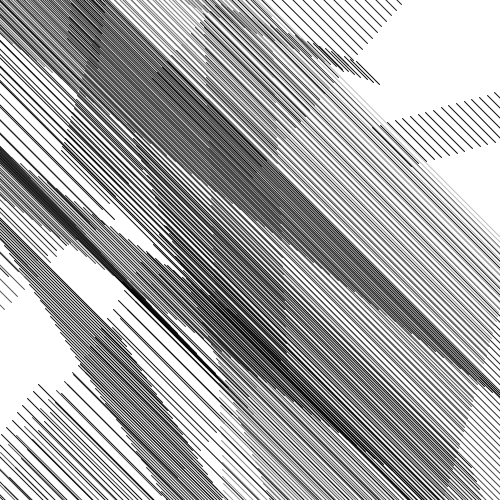
Frame 1 (no input)
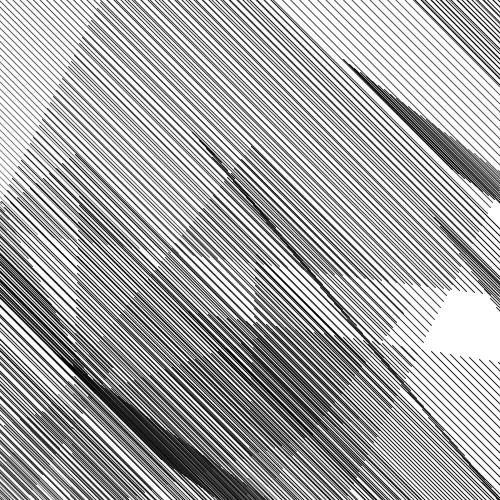
Frame 2 (the mouse pressed at the canvas centre, redrawn once)

The Processing sketch that drew these frames (run headless with seeded random() and noise(); the mouse was pressed at the canvas centre and the sketch redrawn once):

// Processing sketch: for_loops_2
// ── for_loops_2.pde
color lineColor = color(127);

float[] originX, originY; // where to start drawing our line groups from

float[] stepX, stepY; // the direction to step for each iteration
float[] size; // (the length of the line)/2, more or less

int qty_objects; // the number of line groups we want to draw
int[] qty_lines; // array for number of lines to draw

void setup() {
  size(500, 500);
  background(255);
  
  
  // random number of line based objects 5-25
  qty_objects=int(random(5,25));
  
  //initialize all the arrays
  originX = new float[qty_objects];
  originY = new float[qty_objects];
  stepX = new float[qty_objects];
  stepY = new float[qty_objects];
  size = new float[qty_objects];
  qty_lines = new int[qty_objects];
  
  // fill the arrays with random values
  for (int i = 0; i < qty_objects; i++) {
    //starting point
    originX[i]=random(width);
    originY[i]=random(height);
    //direction to move and draw new line
    stepX[i]=random(-10, 10);
    stepY[i]=random(-10, 10);
    //length of the lines
    size[i]=random(-250, 250);
    //number of lines per group
    qty_lines[i]=int(random(50,200)); // we need to cast the random output to an integer
  }

  noLoop();
}

void draw() {
  background(255);

  for(int i = 0; i < qty_objects; i++) {
    for (int j = 0; j < qty_lines[i]; j++) {
      
      // calculate the points that form each line
      float x1 = originX[i] - size[i] + (j * stepX[i]);
      float y1 = originY[i] - size[i] + (j * stepY[i]);
      float x2 = originX[i] + size[i] + (j * stepX[i]);
      float y2 = originY[i] + size[i] + (j * stepY[i]);
      
      // calcualte the color so it does a nice fade
      lineColor=color(j*(255/qty_lines[i]));
      
      // style the line
      stroke(lineColor);
      // draw the line
      line(x1, y1, x2, y2);
      
    }
  }
}

void mousePressed(){
  setup();
  redraw();
  
}
